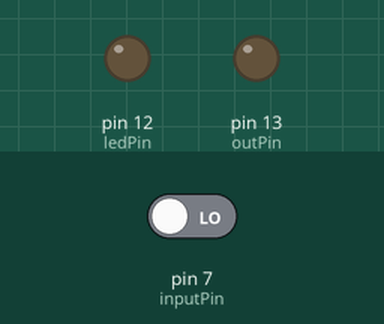
Simulated run of this sketch. Board: Arduino Uno, built with avr-gcc and run on an emulated ATmega328P. On the bench: output pins drawn as LEDs (lit = HIGH). The inputs (shaded band) are chosen by the test bench; at power-on: pin 7 (inputPin) LOW. What the sketch prints to the serial monitor is not drawn.

Above: at 1.2 s.
1.3 s: pin 7 (inputPin) driven HIGH
At 2.5 s:
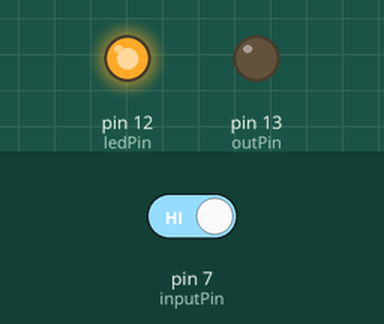
2.8 s: pin 7 (inputPin) driven LOW
At 3.9 s:
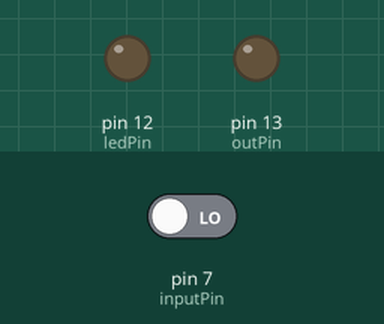
Timing chart, 0 to 5.8 s (numbered marks = the images above; inputs shaded):
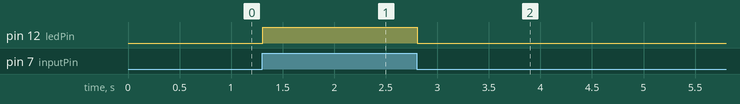

Measured:
- after the input at 1.3 s, pin 12 (ledPin): LOW → HIGH at once
- after the input at 2.8 s, pin 12 (ledPin): HIGH → LOW at once

The sketch:

InDebug.ino
```cpp
int inputPin = 7; // Input will be connected to pin 7
int outPin = 13; // The voltage output will be to pin 13
int ledPin = 12; // Indicator LED will be connected to pin 12
int voltIn = 0;
int StimulationTime = 3; // seconds of stimulation time
unsigned long timeOn;
unsigned long StimulationTimeInMillis;
unsigned long shutOffTime;

int wasOn = 0;
int isOn = 0;

void setup() {
  pinMode(inputPin, INPUT);
  pinMode(outPin, OUTPUT);
  pinMode(ledPin, OUTPUT);
  Serial.begin(9600);
  // figure out the stimulation time in milliseconds.
}

void loop() {
  // Read the inputs
  voltIn = digitalRead(inputPin);
  Serial.println(voltIn);

  if(voltIn == 1)
    digitalWrite(ledPin, HIGH);
  else
    digitalWrite(ledPin, LOW);
}
```
